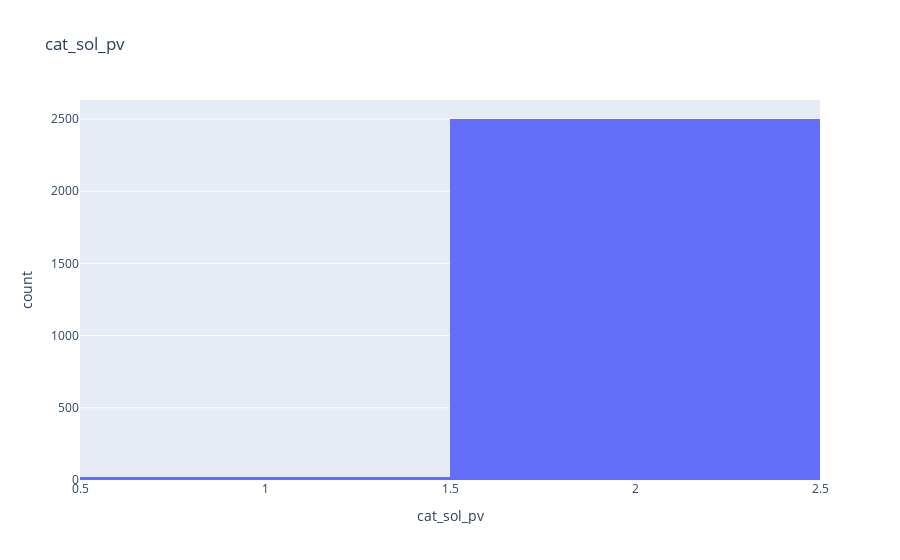

Notebook code cell kept with this figure:
### Code cell
# Check distribution of cat_sol_pv.
fig_tmp = px.histogram(df_raw_hh, x= "cat_sol_pv", title= "cat_sol_pv")
fig_tmp.show()

### Figure 1 — Plotly figure (JSON) as saved in the notebook; plotly's stock layout.template omitted (floating-point values rounded to 4 significant figures; data arrays with more than 128 entries replaced by an {"elided": "..."} marker saying what was removed)
{"data": [{"alignmentgroup": "True", "bingroup": "x", "hovertemplate": "cat_sol_pv=%{x}<br>count=%{y}<extra></extra>", "legendgroup": "", "marker": {"color": "#636efa", "pattern": {"shape": ""}}, "name": "", "offsetgroup": "", "orientation": "v", "showlegend": false, "type": "histogram", "x": {"elided": "2520 int values"}, "xaxis": "x", "yaxis": "y"}], "layout": {"barmode": "relative", "legend": {"tracegroupgap": 0}, "title": {"text": "cat_sol_pv"}, "xaxis": {"anchor": "y", "domain": [0, 1], "title": {"text": "cat_sol_pv"}}, "yaxis": {"anchor": "x", "domain": [0, 1], "title": {"text": "count"}}}}
